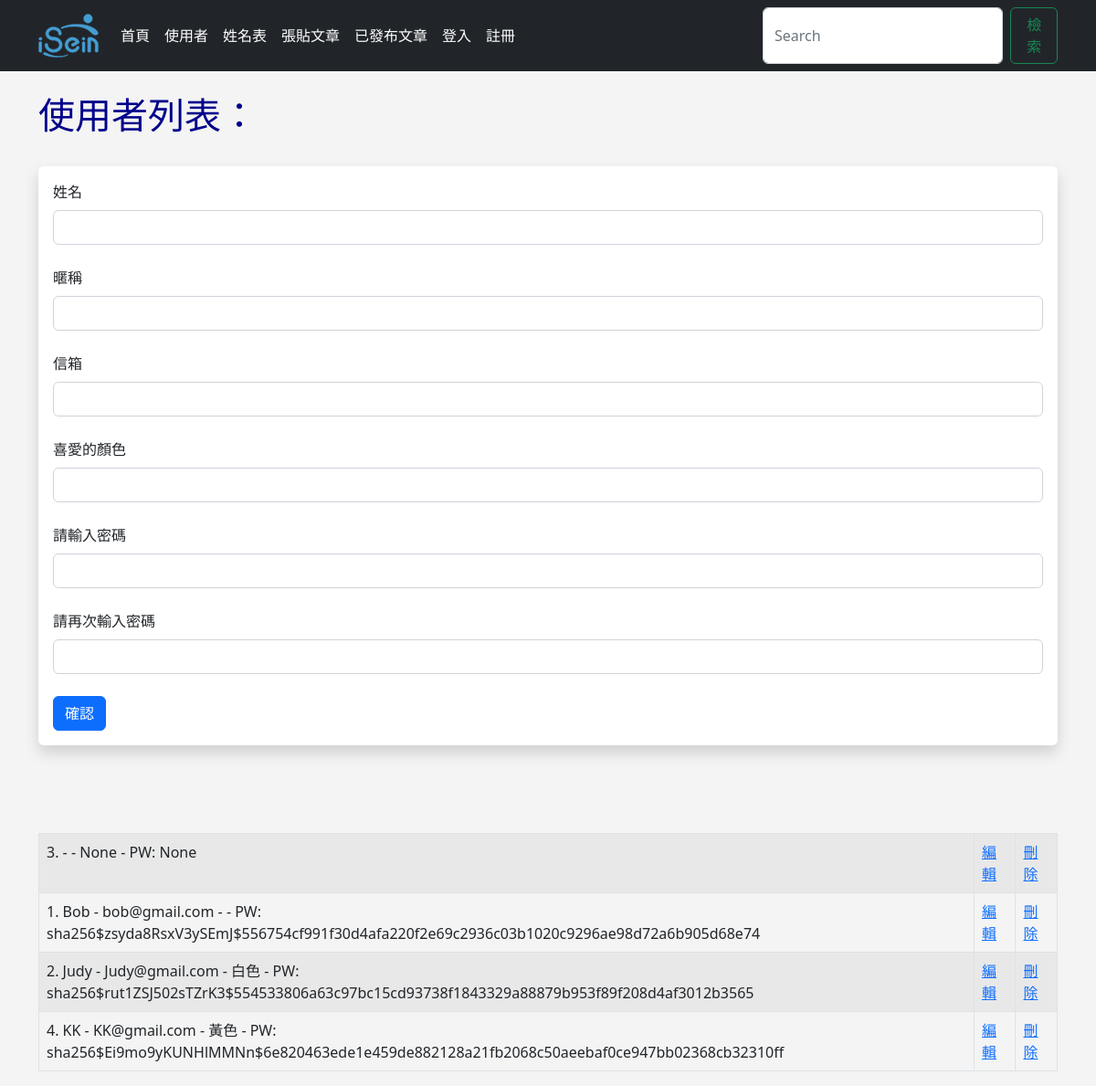
Screenshot of /user/add with the database file from the repository.
### app.py (models this page shows, shortened)
class Users(db.Model, UserMixin):
    id = db.Column(db.Integer, primary_key=True)
    username = db.Column(db.String(20), nullable=False)
    name = db.Column(db.String(200), nullable=False)
    email = db.Column(db.String(200), nullable=False, unique=True)
    favorite_color = db.Column(db.String(120))
    about_author = db.Column(db.Text())
    password_hash = db.Column(db.String(128))
    date_added = db.Column(db.DateTime, default=datetime.utcnow)
    posts = db.relationship('Posts', backref="poster")
    profile_pic = db.Column(db.String(256))
    @property
    def password(self):
        raise AttributeError("哈希屬性不可讀取！")

### app.py (the view, shortened to what this page needs)
@app.route('/user/add', methods=['GET', 'POST'])
def add_user():
    email = None
    form = UserForm()
    our_users = Users.query.order_by(Users.date_added)
    return render_template("add_user.html",
        form=form,
        email=email,
        our_users=our_users
        )

### webforms.py
class UserForm(FlaskForm):
    name = StringField("姓名", validators=[DataRequired()])
    username = StringField("暱稱")
    email = StringField("信箱", validators=[DataRequired()])
    favorite_color = StringField("喜愛的顏色")
    about_author = TextAreaField("關於作者")
    password_hash = PasswordField('請輸入密碼',
        validators=[DataRequired(),
        EqualTo('password_hash2', message='密碼必須匹配')])
    password_hash2 = PasswordField('請再次輸入密碼', validators=[DataRequired()])
    profile_pic = FileField("上傳頭像")
    submit = SubmitField("確認")

class SearchForm(FlaskForm):
    searched = StringField('Searched', validators=[DataRequired()])
    submit = SubmitField("確認")

### app.py (called while the page is built)
@app.context_processor
def base():
    form = SearchForm()
    return dict(form=form)

### templates/add_user.html (shortened to what this page needs)
{% extends 'base.html' %}
{% block content %}
    {% if name %}
        <h1>Hello {{ name }}</h1>
        <br/><br/>
    {% else %}
        <h1>使用者列表：</h1>
        <br/>
        <div class="shadow p-3 mb-5 bg-body rounded">
            <form method="POST">
                {{ form.name.label(class="form-label") }}
                {{ form.name(class="form-control") }}
                <br/>
                {{ form.username.label(class="form-label") }}
                {{ form.username(class="form-control") }}
                <br/>
                {{ form.email.label(class="form-label") }}
                {{ form.email(class="form-control") }}
                <br/>
                {{ form.favorite_color.label(class="form-label") }}
                {{ form.favorite_color(class="form-control") }}
                <br/>
                {{ form.password_hash.label(class="form-label") }}
                {{ form.password_hash(class="form-control") }}
                <br/>
                {{ form.password_hash2.label(class="form-label") }}
                {{ form.password_hash2(class="form-control") }}
                <br/>
                {{ form.submit(class="btn btn-primary") }}
            </form>
        </div>
        <br/><br/>
    {% endif %}
    <table class="table table-hover table-bordered table-striped">
        {% for our_user in our_users %}
            <tr>
                <td>{{ our_user.id }}. {{ our_user.name }} - {{ our_user.email }} - {{ our_user.favorite_color }} - PW: {{ our_user.password_hash }}</td>
                <td><a href="{{ url_for('update', id=our_user.id) }}">編輯</a></td>
                <td><a href="{{ url_for('delete', id=our_user.id) }}">刪除</a></td>
            </tr>
        {% endfor %}
    </table>
{% endblock %}

### static/css/style.css (style rules this page uses)
h1 { color: darkblue; font-size:40px; }
body { background: #f4f4f4f0; }

### rows the page displays
Users: id "3", favorite_color "None", password_hash "None"
Users: id "1", name "Bob", email "bob@gmail.com", password_hash "sha256$zsyda8RsxV3ySEmJ$556754cf991f30d4afa220f2e69c2936c03b1020c9296ae98d72a6b905d68e74"
Users: id "2", name "Judy", email "Judy@gmail.com", favorite_color "白色", password_hash "sha256$rut1ZSJ502sTZrK3$554533806a63c97bc15cd93738f1843329a88879b953f89f208d4af3012b3565"
Users: id "4", name "KK", email "KK@gmail.com", favorite_color "黃色", password_hash "sha256$Ei9mo9yKUNHlMMNn$6e820463ede1e459de882128a21fb2068c50aeebaf0ce947bb02368cb32310ff"
